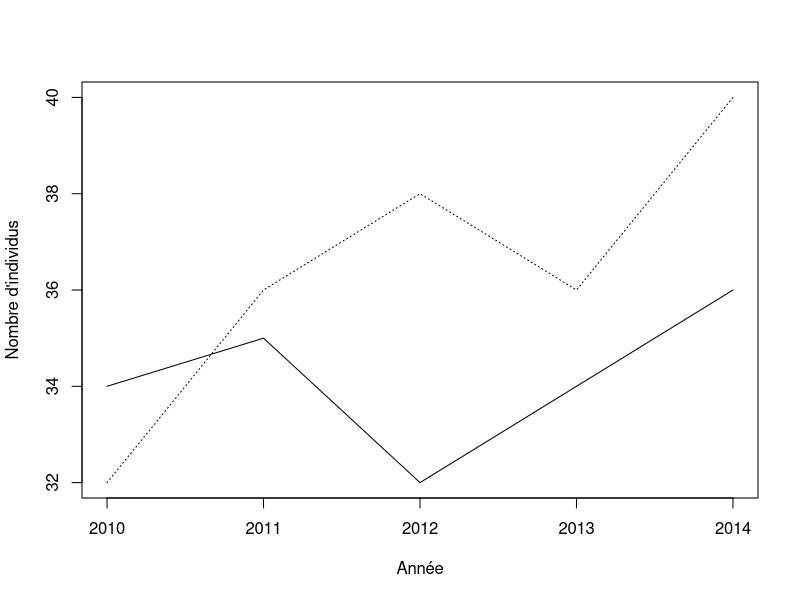
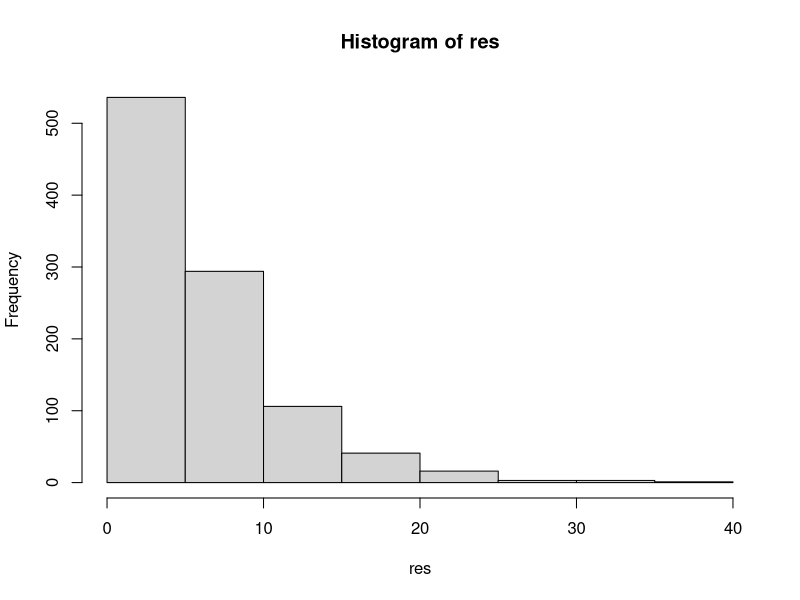
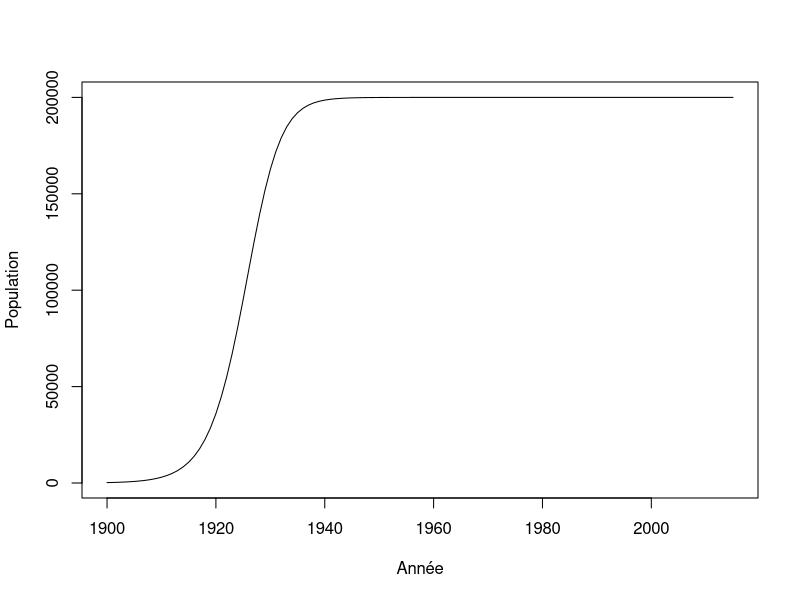

The R script that drew these images, in order:
## ---- chunk 1
donnees <- matrix(nr = 5, nc = 2)
donnees[,1] <- c(34,35,32,34,36)
donnees[,2] <- c(32,36,38,36,40)
an <- c(2010:2014)
head(donnees)
## ---- chunk 2
plot(an,donnees[,1],type = "l", xlab = "Année",ylab = "Nombre d'individus", ylim=c(32,40),cex=2)
lines(an,donnees[,2], lty = 3)
## ---- chunk 3
lambda <- matrix(nr = 4, nc = 2)
lambda[1,1] <- (donnees[2,1] - donnees[1,1]) / donnees[1,1]
## ---- chunk 4
lambda[2,1] <- (donnees[3,1] - donnees[2,1]) / donnees[2,1]
## ---- chunk 5
depart <- 1
fin <- 5
for(etape in depart:fin) {
    print(etape)
}
## ---- chunk 6
for(etape in c("Bonjour", "programmeurs", "en R")) {
    print(etape)
}
## ---- chunk 7
for(etape in 1:5) {
    print(etape*2)
}
## ---- chunk 8
for(F in -50:100) {
    cat("Pour F = ",F," on obtient C = ",(F - 32) *5/9, '\n')
}
## ---- chunk 9
test = runif(5, 0,1)
for(etape in 1:5) {
    print(test[etape])
}
## ---- chunk 10
test = runif(500, 0,1)
for(etape in 1:5) {
    print(test[etape * 5])
}
## ---- chunk 11
n = 1
for(etape in -2:5) {
    cat("etape = ",etape, " n = ",n, '\n')
    n <- n + 1
}
## ---- chunk 12
n <- 1
for(etape in 1:10) n <- n*etape
n
## ---- chunk 13
piece <- c("pile","face")
combinaison = "face-face"
while(combinaison != "pile-pile") {
    essai1 <- sample(piece, 1)
    essai2 <- sample(piece, 1)
    combinaison <- paste(essai1, "-" , essai2, sep = "")
    print(combinaison)
}
## ---- chunk 14
de <- c(1:6)
n_test <- 1000
res <- numeric(n_test)
for(i in 1:n_test) {
	n <- 1
	face <- 0
	while(face != 6) {
		face <- sample(de,1)
		n <- n + 1
	}
	res[i] <- n
}
mean(res)
## ---- chunk 15
hist(res)
## ---- chunk 16
r <- 0.3
N <- 220
K <- 200000
step <- 1
while(N < K/2) {
    N <- N + r * N * (1 - N/K)
    step <- step + 1
}
step
## ---- chunk 17
r <- 0.3
K <- 200000
n_steps <- 115
N <- numeric(n_steps+1)
N[1] <- 220

for(i in 2:(n_steps+1)) {
    N[i] <- N[i-1] + r * N[i-1] * (1 - N[i-1]/K)
}
## ---- chunk 18
plot(c(1900:2015), N, type = "l", xlab = "Année", ylab = "Population")
## ---- chunk 19
X <- runif(n = 10)
res <- numeric(10)
for(i in 1:10) {
    if(X[i] < 0.3) {
        res[i] <- "plus petit"
    }
    else {
        res[i] <- "plus grand"
    }
}
cbind(X,res)
## ---- chunk 20
res2 <- numeric(10)
for(i in 1:10) {
    if(X[i] > 0.2 & X[i] < 0.6) {
        res2[i] <- "oui"
    }
    else {
        res2[i] <- "non"
    }
}
cbind(X,res2)
## ---- chunk 21
res2 <- numeric(10)
res2[X > 0.2 & X < 0.6] <- "oui"
res2[X < 0.2 | X > 0.6] <- "non"
cbind(X,res2)
